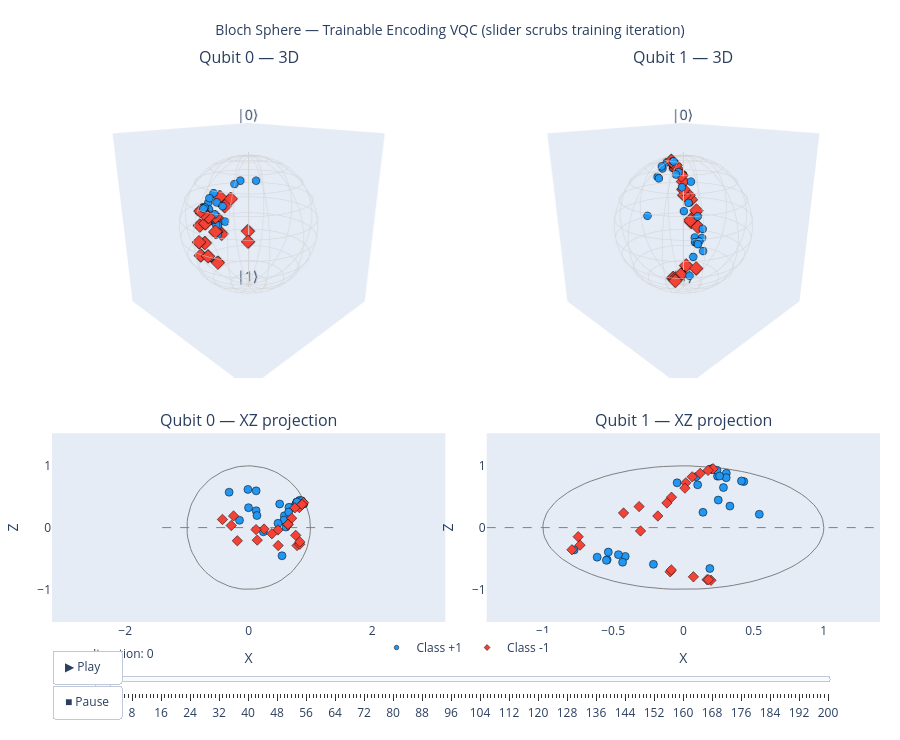

Notebook code for this chart:
### Markdown cell above
---
## 22. Interactive Bloch Sphere — Trainable Encoding (2 qubits)

Same layout as Section 16 but with trainable encoding weights. Compare with the fixed encoding Bloch sphere: does training the encoding produce tighter class clusters?

### Code cell
qibo.set_backend("numpy")  # Bloch path bypasses qibo

# Pre-compute Bloch coordinates for every (iteration, sample). One batched
# numpy forward per iteration -- cheap.
print("Pre-computing Bloch sphere states (this populates the slider frames)...")
bloch_te = precompute_bloch(history_te['params'], X_bloch, nqubits, circuit_type='trainable')

# Self-contained Plotly viewer. All frame data is embedded in the figure JSON,
# so once this cell has been run the slider keeps working in the saved
# notebook (no kernel needed).
fig_bloch_te = make_bloch_plotly(bloch_te, Y_bloch, 2,
                                  suptitle="Bloch Sphere — Trainable Encoding VQC (slider scrubs training iteration)", height=740)
fig_bloch_te.show()
